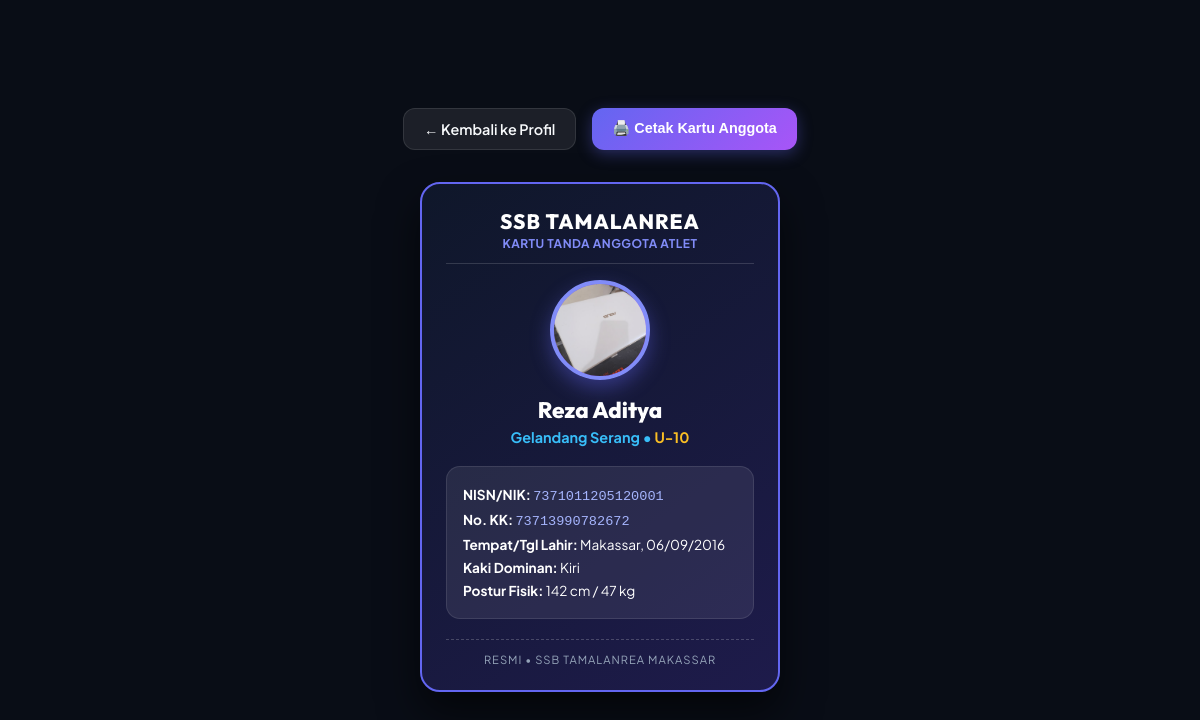
The app's page /ssb-tamalanrea21/idcard.php?id=17 (signed in) with its own data.
### tables this page shows
CREATE TABLE `atlet` (
  `id` int(11) NOT NULL AUTO_INCREMENT,
  `nisn_nik` varchar(30) DEFAULT NULL,
  `no_kk` varchar(30) DEFAULT NULL,
  `no_akta` varchar(50) DEFAULT NULL,
  `password` varchar(255) DEFAULT NULL,
  `nama_lengkap` varchar(100) NOT NULL,
  `tempat_lahir` varchar(50) DEFAULT NULL,
  `tanggal_lahir` date NOT NULL,
  `jenis_kelamin` enum('Laki-laki','Perempuan') DEFAULT 'Laki-laki',
  `posisi_utama` varchar(30) NOT NULL,
  `posisi_sekunder` varchar(30) DEFAULT '-',
  `kaki_dominan` enum('Kanan','Kiri','Keduanya') DEFAULT 'Kanan',
  `tinggi_badan` int(11) DEFAULT 0,
  `berat_badan` int(11) DEFAULT 0,
  `kelompok_usia` varchar(10) NOT NULL,
  `foto_profil` varchar(255) DEFAULT 'default_avatar.png',
  `status_keanggotaan` enum('Aktif','Non-Aktif','Alumni','Mutasi') DEFAULT 'Aktif',
  `created_at` datetime DEFAULT current_timestamp(),
  `file_kk` varchar(255) DEFAULT NULL,
  `file_akta` varchar(255) DEFAULT NULL,
  PRIMARY KEY (`id`),
  UNIQUE KEY `nisn_nik` (`nisn_nik`)
);

### ssb-tamalanrea21/idcard.php (the view, shortened to what this page needs)
<?php
$pdo = getPdo();
$id = (int)($_GET['id'] ?? 0);
$stmt = $pdo->prepare("SELECT * FROM atlet WHERE id = ?");
$stmt->execute([$id]);
$atlet = $stmt->fetch();
$photoPath = __DIR__ . '/assets/img/atlet/' . ($atlet['foto_profil'] ?? '');
$hasPhoto = !empty($atlet['foto_profil']) && $atlet['foto_profil'] !== 'default_avatar.png' && file_exists($photoPath);
?>
<!DOCTYPE html>
<html lang="id">
<head>
    <link rel="stylesheet" href="assets/css/style.css">
</head>
<body>
    <div class="no-print" style="margin-bottom: 2rem; display:flex; gap:1rem;">
        <a href="atlet/detail.php?id=<?= $atlet['id'] ?>" class="btn btn-secondary">&larr; Kembali ke Profil</a>
        <button onclick="window.print()" class="btn btn-primary">🖨️ Cetak Kartu Anggota</button>
    </div>
    <div class="id-card" id="idCard">
        <div class="id-card-header">
            <h3 style="font-family:'Outfit'; font-size:1.3rem; font-weight:800; color:#fff; letter-spacing:1px; margin-bottom:2px;">SSB TAMALANREA</h3>
            <div style="font-size:0.75rem; color:#818cf8; font-weight:700; letter-spacing:0.5px;">KARTU TANDA ANGGOTA ATLET</div>
        </div>
        <div style="width:100px; height:100px; border-radius:50%; background:linear-gradient(135deg, #6366f1, #a855f7); color:#fff; font-size:2.2rem; font-weight:800; display:flex; align-items:center; justify-content:center; margin:0 auto 1rem auto; border:4px solid #818cf8; box-shadow:0 8px 20px rgba(99,102,241,0.4); overflow:hidden;">
            <?php if ($hasPhoto): ?>
                <img src="assets/img/atlet/<?= htmlspecialchars($atlet['foto_profil']) ?>" alt="Foto" style="width:100%; height:100%; object-fit:cover;">
            <?php else: ?>
                <?= strtoupper(substr($atlet['nama_lengkap'], 0, 2)) ?>
            <?php endif; ?>
        </div>
        <h2 style="font-family:'Outfit'; font-size:1.4rem; font-weight:800; color:#fff; margin-bottom:4px;"><?= htmlspecialchars($atlet['nama_lengkap']) ?></h2>
        <div style="font-size:0.9rem; color:#38bdf8; font-weight:700; margin-bottom:1.25rem;">
            <?= htmlspecialchars($atlet['posisi_utama']) ?> &bull; <span style="color:#fbbf24;"><?= htmlspecialchars($atlet['kelompok_usia']) ?></span>
        </div>
        <div style="text-align:left; background:rgba(255,255,255,0.08); padding:1rem; border-radius:14px; font-size:0.85rem; line-height:1.7; margin-bottom:1.25rem; border:1px solid rgba(255,255,255,0.1);">
            <div><strong>NISN/NIK:</strong> <span style="font-family:monospace; color:#a5b4fc;"><?= htmlspecialchars($atlet['nisn_nik'] ?: '-') ?></span></div>
            <?php if (!empty($atlet['no_kk'])): ?>
                <div><strong>No. KK:</strong> <span style="font-family:monospace; color:#a5b4fc;"><?= htmlspecialchars($atlet['no_kk']) ?></span></div>
            <?php endif; ?>
            <div><strong>Tempat/Tgl Lahir:</strong> <?= htmlspecialchars($atlet['tempat_lahir']) ?>, <?= date('d/m/Y', strtotime($atlet['tanggal_lahir'])) ?></div>
            <div><strong>Kaki Dominan:</strong> <?= htmlspecialchars($atlet['kaki_dominan']) ?></div>
            <div><strong>Postur Fisik:</strong> <?= $atlet['tinggi_badan'] ?> cm / <?= $atlet['berat_badan'] ?> kg</div>
        </div>
        <div style="font-size:0.7rem; color:#94a3b8; text-transform:uppercase; letter-spacing:1px; border-top:1px dashed rgba(255,255,255,0.2); padding-top:0.75rem;">
            RESMI &bull; SSB TAMALANREA MAKASSAR
        </div>
    </div>
</body>
</html>

### ssb-tamalanrea21/assets/css/style.css (style rules this page uses)
:root { --bg-dark: #090d16; --bg-card: rgba(26, 35, 50, 0.75); --bg-card-hover: rgba(35, 47, 68, 0.85); --border-glass: rgba(255, 255, 255, 0.1); --border-focus: rgba(99, 102, 241, 0.5); --primary: #6366f1; --primary-hover: #4f46e5; --secondary: #a855f7; --cyan: #06b6d4; --emerald: #10b981; --amber: #f59e0b; --rose: #f43f5e; --text-heading: #f8fafc; --text-body: #cbd5e1; --text-muted: #64748b; --sidebar-width: 260px; --topbar-height: 70px; --radius-lg: 20px; --radius-md: 12px; --radius-sm: 8px; --shadow-glass: 0 20px 40px -15px rgba(0, 0, 0, 0.5); }
* { margin: 0; padding: 0; box-sizing: border-box; }
body { font-family: 'Plus Jakarta Sans', sans-serif; background-color: var(--bg-dark); background-image: radial-gradient(at 10% 10%, rgba(99, 102, 241, 0.15) 0px, transparent 50%), radial-gradient(at 90% 90%, rgba(168, 85, 247, 0.12) 0px, transparent 50%); background-attachment: fixed; color: var(--text-body); min-height: 100vh; display: flex; overflow-x: hidden; }
.btn { display: inline-flex; align-items: center; gap: 8px; padding: 0.7rem 1.25rem; font-size: 0.9rem; font-weight: 600; border-radius: var(--radius-md); text-decoration: none; cursor: pointer; border: none; transition: all 0.2s; }
.btn-primary { background: linear-gradient(135deg, var(--primary), var(--secondary)); color: #fff; box-shadow: 0 4px 15px rgba(99, 102, 241, 0.35); }
.btn-secondary { background: rgba(255, 255, 255, 0.08); color: var(--text-heading); border: 1px solid var(--border-glass); }
.id-card { width: 360px; background: linear-gradient(145deg, #0f172a 0%, #1e1b4b 100%); border: 2px solid var(--primary); border-radius: 20px; padding: 1.5rem; color: #fff; box-shadow: 0 20px 40px rgba(0,0,0,0.6); text-align: center; position: relative; margin: 0 auto; }
.id-card-header { border-bottom: 1px solid rgba(255,255,255,0.15); padding-bottom: 0.75rem; margin-bottom: 1rem; }

### ssb-tamalanrea21/idcard.php (style rules this page uses)
body { background: #090d16; display: flex; flex-direction: column; align-items: center; justify-content: center; min-height: 100vh; padding: 2rem; }

### records on screen
atlet: foto_profil (picture), nama_lengkap "Reza Aditya", posisi_utama "Gelandang Serang", kelompok_usia "U-10", nisn_nik "7371011205120001", no_kk "73713990782672", tempat_lahir "Makassar", tanggal_lahir "06/09/2016", kaki_dominan "Kiri", tinggi_badan "142", berat_badan "47"
